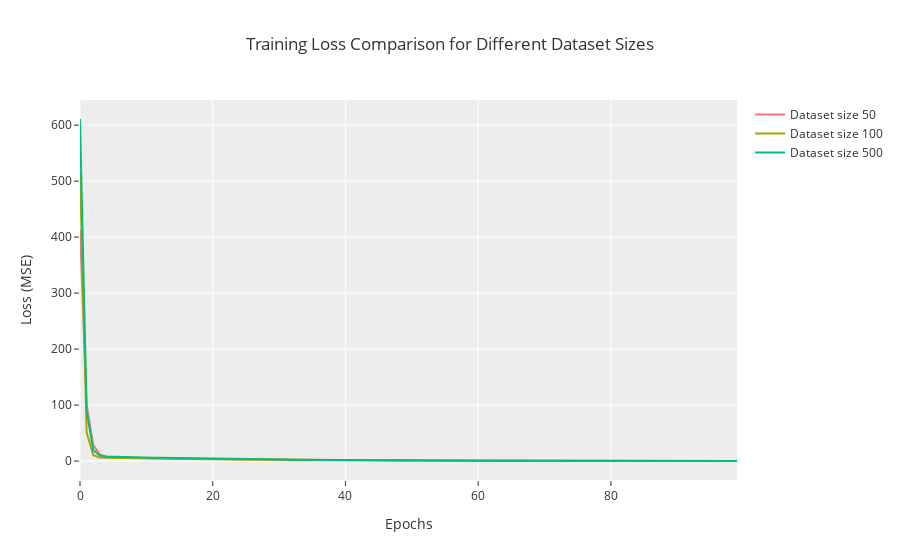

The code cell stored with this chart in its notebook:
### Code cell
fig = go.Figure()

for i, (X, y) in enumerate(datasets):
    fig.add_trace(go.Scatter(x=np.arange(1000), y=losses[i], mode='lines', name=f"Dataset size {sizes[i]}"))

fig.update_layout(
    title="Training Loss Comparison for Different Dataset Sizes",
    xaxis_title="Epochs",
    yaxis_title="Loss (MSE)",
    template="ggplot2"
)

fig.show(config=dict(scrollZoom=True))
